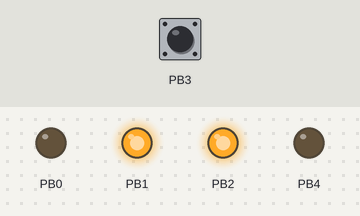
A sketch run on a simulated ATtiny85, built with avr-gcc and run on an emulated ATtiny85. On the bench: output pins drawn as LEDs (lit = HIGH). The test bench sets the inputs (shaded band); at power-on: PB3 HIGH. Sleep ends after the set time or at an interrupt.

Above: at 1.6 s.
1.7 s: PB3 pulled LOW for 1 s
5.7 s: PB3 pulled LOW for 0.15 s
At 8.4 s:
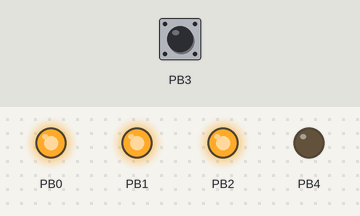
8.8 s: PB3 pulled LOW for 3.2 s
Timing chart, 0 to 15.8 s (numbered marks = the images above; inputs shaded):
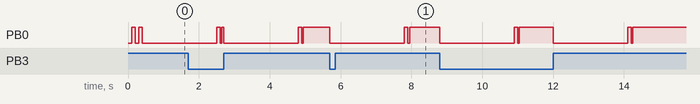

The sketch:

PowerTest.ino
```cpp
#include <avr/sleep.h>

unsigned long last_ms = 0;

void doSleep(){

	digitalWrite(PB0, LOW);
	delay(50);
	digitalWrite(PB0, HIGH);
	GIMSK |= _BV(PCIE);                     // Enable Pin Change Interrupts
    PCMSK |= _BV(PCINT3);                   // Use PB3 as interrupt pin
    ADCSRA &= ~_BV(ADEN);                   // ADC off
    set_sleep_mode(SLEEP_MODE_PWR_DOWN);    // replaces above statement
	sleep_mode();
    PCMSK &= ~_BV(PCINT3);                   // Use PB3 as interrupt pin

	last_ms = 0;
	//long ms = millis();

}
ISR(PCINT0_vect) { }

void setup(){

	pinMode(PB0, OUTPUT);
	pinMode(PB1, OUTPUT);
	pinMode(PB2, OUTPUT);
	pinMode(PCINT3, INPUT_PULLUP);
	pinMode(PB4, OUTPUT);
	// Flash twice on boot

	digitalWrite(PB1, HIGH);
	digitalWrite(PB2, HIGH);

	digitalWrite(PB0, LOW);
	delay(100);
	digitalWrite(PB0, HIGH);
	delay(100);
	digitalWrite(PB0, LOW);
	delay(100);
	digitalWrite(PB0, HIGH);
	delay(100);
}//main

void loop(){

	const long ms = millis();
	if( !last_ms ){
		digitalWrite(PB0, LOW);
		delay(2000);
		digitalWrite(PB0, HIGH);
		last_ms = ms;
	}

	if( ms == last_ms ){
		digitalWrite(PB0, LOW);
		delay(100);
		digitalWrite(PB0, HIGH);
		delay(100);
	}

	if( ms-last_ms > 2000 ){
		// one long flash after waking up
		doSleep();   // go to sleep and wait for interrupt...
	}
}
```

Measured:
- after the input at 5.7 s, PB0: HIGH → LOW at once, → HIGH 2.1 s later, → LOW 0.10 s later, → HIGH 0.05 s later
